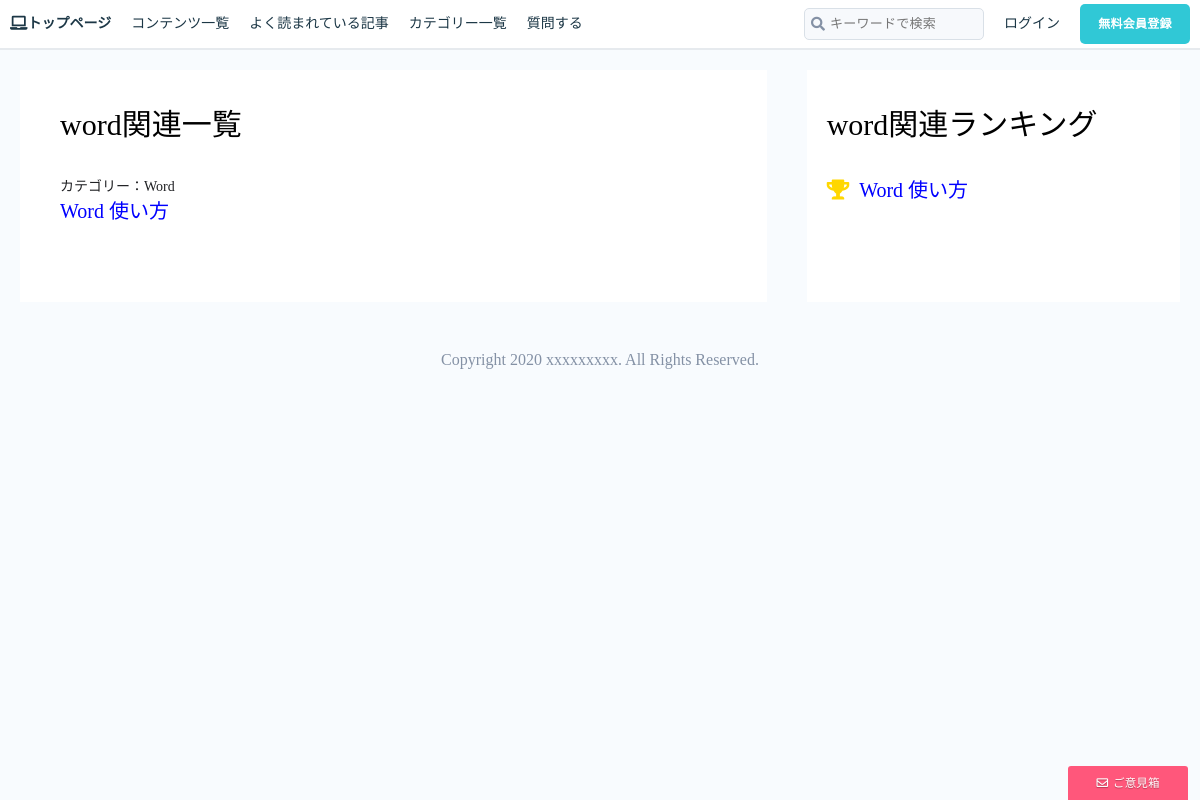
The page /blog/category/word/ on the database as committed earlier.
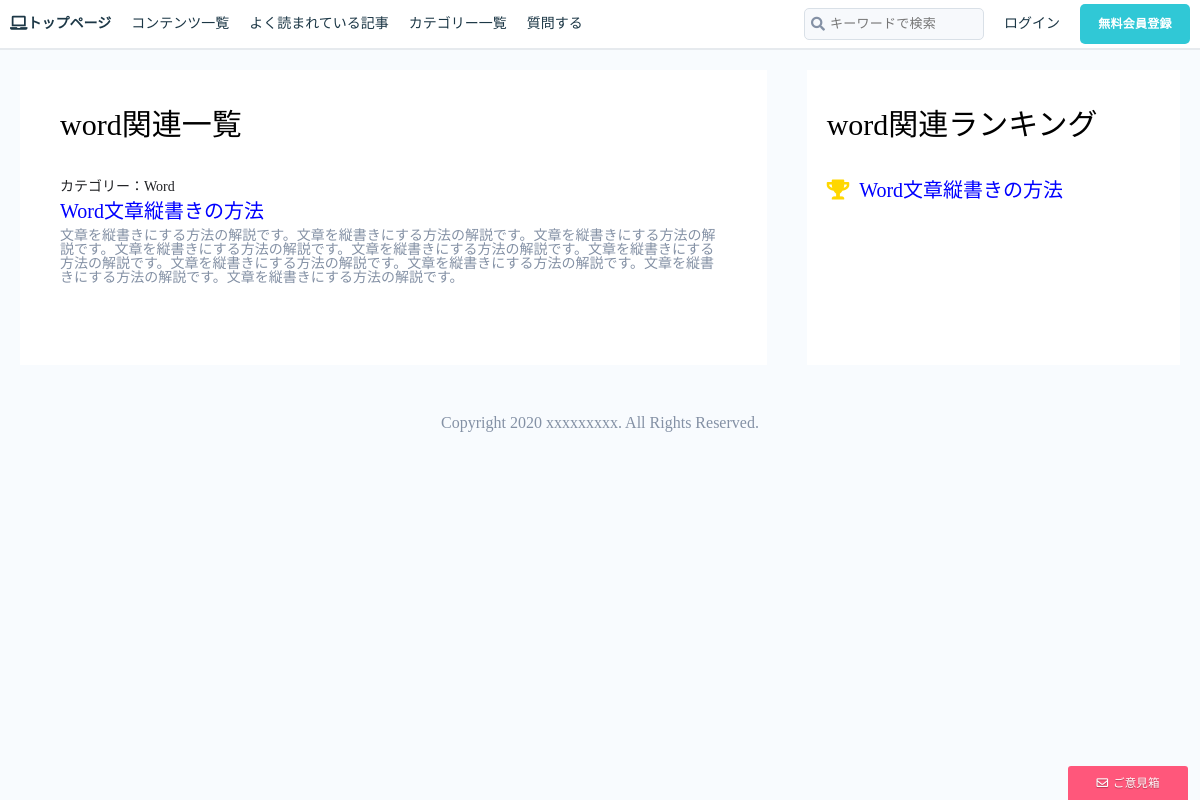
The same page on the database as committed later.
### blogs/models.py (models this page shows, shortened)
class PostModel(models.Model):
    category = models.ForeignKey(Category, on_delete=models.CASCADE)
    tags = models.ManyToManyField(Tag, blank=True)
    title = models.CharField(max_length=255)
    eye_catch = models.ImageField(upload_to='media/', blank=True)
    content = RichTextUploadingField(blank=True, null=True)
    description = models.TextField(blank=True)
    created_at = models.DateTimeField(auto_now_add=True)
    updated_at = models.DateTimeField(auto_now=True)
    published_at = models.DateTimeField(blank=True, null=True)
    is_public = models.BooleanField(default=False)
    views = models.PositiveIntegerField(default=0)
    class Meta:
        ordering = ['-created_at']

class Category(models.Model):
    parent = models.ForeignKey(
        'self', related_name='children', on_delete=models.CASCADE, blank=True, null=True)
    name = models.CharField(max_length=255)
    slug = models.SlugField(unique=True)
    timestamp = models.DateTimeField(auto_now_add=True)
    def __str__(self):
        return self.name

### blogs/views.py (the view)
# urls.py: path('category/<str:slug>/', categoryfunc, name='category'),
def categoryfunc(request, slug):
    allcats = Category.objects.filter(parent=None)
    category = Category.objects.get(slug=slug)
    category_posts = PostModel.objects.filter(category=category)
    category_ranking = PostModel.objects.filter(
        category=category).order_by('-views')
    return render(request, "blogs/category.html", {'allcats': allcats, 'slug': slug, 'category_posts': category_posts, 'category_ranking': category_ranking})

### templates/blogs/category.html
{% extends 'base.html' %}
{% load static %}
{% block customcss %}
    <link rel="stylesheet" href="{% static 'css/style.css' %}">
    <link rel="stylesheet" href="{% static 'css/reset.css' %}">
{% endblock customcss %}
{% block main %}
<div id="list-global-container">
    <div class="list-main-container">
        <h2 class="entry-title">{{slug}}関連一覧</h2>
        {% for item in category_posts %}
        <div class="list-item">
            <div class="link-box">
                <a href="{% url 'save_history'  item.pk %}" class="link-item">
                    <div class="item-category">
                        カテゴリー：{{item.category}}
                    </div>
                    <h3 class="item-title"><span class="ranking-headline">{{item.title}}</span></h3>
                </a>
            </div>
            <div class="description">
                {{item.description}}
            </div>
        </div>
        {% endfor %}
    </div>
    <div class="list-aside-container">
    <h2 class="entry-title">{{slug}}関連ランキング</h2>
    {% for item in category_ranking %}
    <div class="list-item">
        <div class="link-box">
            {% if user.id %}
            <a href="{% url 'save_history'  item.pk %}" class="link-item">
            {% else %}
            <a href="{% url 'post_detail'  item.pk %}" class="link-item">
            {% endif%}
                <h3 class="item-title"><span class="ranking-order"></span><span class="ranking-headline">{{item.title}}</span></h3>
            </a>
        </div>
    </div>
    {% endfor %}
    </div>
</div>
{% endblock main %}

Rows that differ between the two databases and show on the page:
changed PostModel "Word": title "Word 使い方" → "Word文章縦書きの方法"; description (not shown) → "文章を縦書きにする方法の解説です。文章を縦書きにする方法の解説です。文章を縦書きにする方法の解説です。文章を縦書きにする方法の解説です。文章を縦書きにする方法の解説です。文章を縦書きにする方法の解説です。文章を縦書きにする方法の解説です。文章を縦書きにする方法の解説です。文章を縦書きにする方法の解説です。文章を縦書きにする方法の解説です。"
